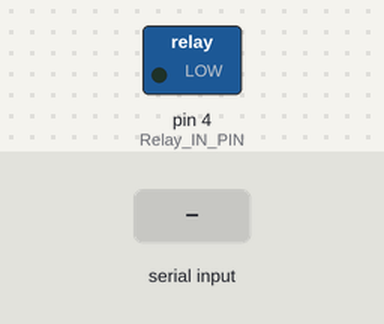
The sketch below on a simulated Arduino Uno, built with avr-gcc and run on an emulated ATmega328P. Shown: switched loads named in the sketch (green lamp = pin HIGH). The test bench sets the inputs (shaded band). What the sketch prints to the serial monitor is not drawn.

Above: at 1.2 s.
1.3 s: byte 0 (0) received over Serial
At 2.7 s:
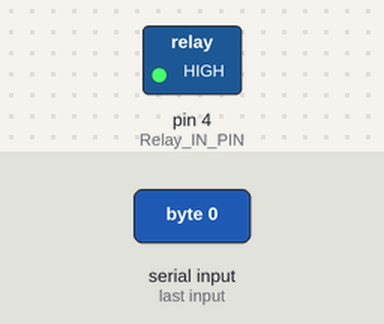
Timing chart, 0 to 4.3 s (numbered marks = the images above; inputs shaded):
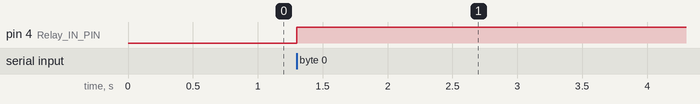

The sketch:

relay.ino
```cpp
/**
 * Relay control example
 * ==================================
 * Relay與一般LED控制方式相同，皆是透過腳位電位高低來決定狀態。此範例使用的`高電平`的
 * Relay，高電平繼電器在in 腳位在高電平狀態會讓Relay呈現通電的狀態，相反的在低電平狀
 * 態下則是呈現短路狀態。
 *
 * 如果今天使用`低電平`的Relay，`in`腳位在高電位會讓繼電器呈現短路狀態，低電位則會讓
 * Relay呈現通電的狀態。
 */
const int Relay_IN_PIN = 4;

void setup() {
  Serial.begin(9600);
  Serial.println("=====控制Relay通/斷電狀態=====");

  // 設定腳位模式
  pinMode(Relay_IN_PIN, OUTPUT);
}

void loop() {
  if (Serial.available()) { // 檢查是Serial prot是否有資料
    // 利用從Serial接收到數據來控制Relay狀態
    char val = Serial.read();

    if (val == 0) { // Serial收到1表示ON
       setRelay(true);
    } else if(val == 1) {  // Serial收到1表示OFF
      setRelay(false);
    }
  }
}

/**
 * 控制器繼電器狀態
 */
void setRelay(bool isHight) {
  if (isHight) {
    digitalWrite(Relay_IN_PIN, HIGH);
  } else {
    digitalWrite(Relay_IN_PIN, LOW);
  }
}
```

Measured:
- after the input at 1.3 s, pin 4 (Relay_IN_PIN): LOW → HIGH at once
